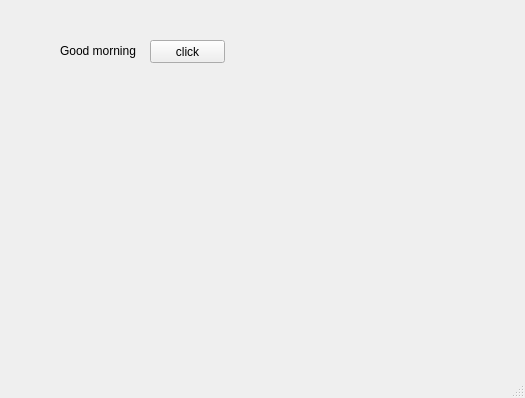
<?xml version="1.0" encoding="UTF-8"?>
<ui version="4.0">
 <class>MainWindow</class>
 <widget class="QMainWindow" name="MainWindow">
  <property name="geometry">
   <rect>
    <x>0</x>
    <y>0</y>
    <width>525</width>
    <height>398</height>
   </rect>
  </property>
  <property name="windowTitle">
   <string>MainWindow</string>
  </property>
  <widget class="QWidget" name="centralwidget">
   <widget class="QLabel" name="lbl">
    <property name="geometry">
     <rect>
      <x>60</x>
      <y>40</y>
      <width>91</width>
      <height>21</height>
     </rect>
    </property>
    <property name="text">
     <string>Good morning</string>
    </property>
   </widget>
   <widget class="QPushButton" name="pb">
    <property name="geometry">
     <rect>
      <x>150</x>
      <y>40</y>
      <width>75</width>
      <height>23</height>
     </rect>
    </property>
    <property name="text">
     <string>click</string>
    </property>
   </widget>
  </widget>
  <widget class="QMenuBar" name="menubar">
   <property name="geometry">
    <rect>
     <x>0</x>
     <y>0</y>
     <width>525</width>
     <height>21</height>
    </rect>
   </property>
  </widget>
  <widget class="QStatusBar" name="statusbar"/>
 </widget>
 <resources/>
 <connections/>
</ui>
